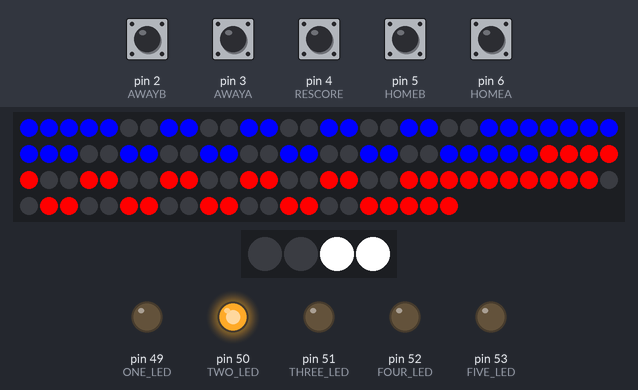
The sketch below on a simulated Arduino Mega 2560, built with avr-gcc and run on an emulated ATmega2560. On the bench: 112 RGB LEDs in strip order, left to right, continuing on the next row, 4 RGB LEDs in strip order, left to right, output pins drawn as LEDs (lit = HIGH). The inputs (shaded band) are chosen by the test bench; at power-on: pin 2 (AWAYB), pin 3 (AWAYA), pin 4 (RESCORE), pin 5 (HOMEB), pin 6 (HOMEA) HIGH. The strip is taken to match the declared colour order.

Above: at 10.6 s.
10.7 s: pin 2 (AWAYB) pulled LOW for 1 s
At 14.5 s:
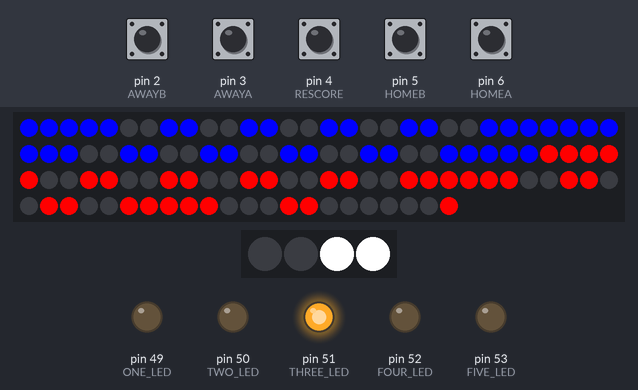
14.7 s: pin 5 (HOMEB) pulled LOW for 1 s
17.2 s: pin 3 (AWAYA) pulled LOW for 0.15 s
At 20.15 s:
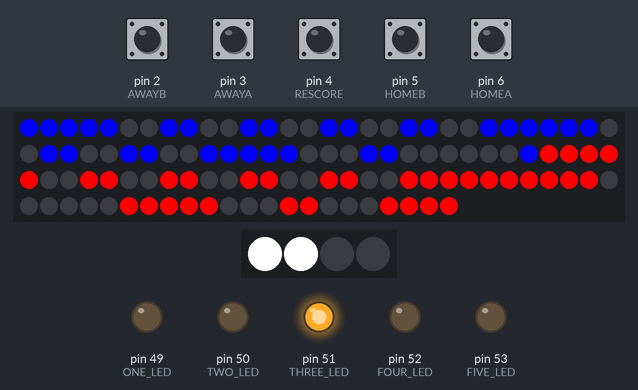
20.3 s: pin 6 (HOMEA) pulled LOW for 0.15 s
At 21.3 s:
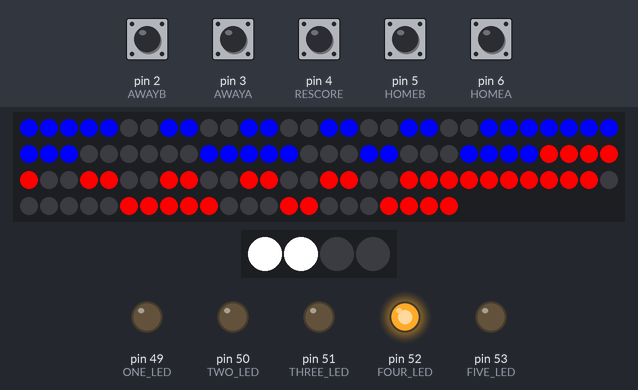
22.5 s: pin 2 (AWAYB) pulled LOW for 0.15 s
24.1 s: pin 3 (AWAYA) pulled LOW for 1 s
At 28.8 s:
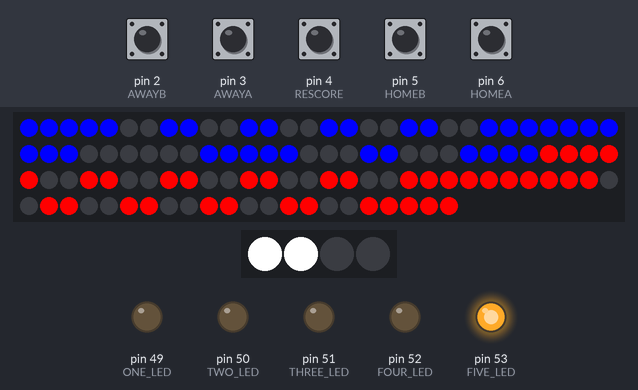
Timing chart, 0 to 29.1 s (numbered marks = the images above; inputs shaded):
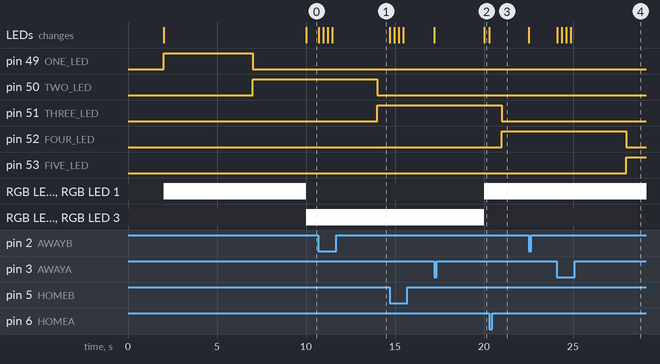

Measured:
- after the input at 10.7 s, the LEDs: first change at once (image 1 shows a later state)
- after the input at 17.2 s, the LEDs: first change at once (image 2 shows a later state)
- after the input at 20.3 s, the LEDs: change at once (image 3)
- after the input at 24.1 s, the LEDs: first change at once (image 4 shows a later state)

The sketch:

Scoreboardbuild2.ino
```cpp
#include <Adafruit_NeoPixel.h>
#include <FastLED.h>

const int HOMEA = 6; //home minus 1
const int HOMEB = 5; //home plus 1
const int AWAYA = 3; //away minus 1
const int AWAYB = 2; //away plus 1
const int RESCORE = 4; //reset score
#define BONUS_PIN  7  //bonus led loop
#define PIXEL_PIN  9 //neopixel data pin
#define NUMPIXELS  112 //number of pixels in score
#define BONPIXELS 4 //number of pizels in bonus

#define ONE_LED 49 // Game 1 Data
#define TWO_LED 50 // Game 2 Data
#define THREE_LED 51 // Game 3 Data
#define FOUR_LED 52 // Game 4 Data
#define FIVE_LED 53 // Game 5 Data

unsigned long previousTime;
unsigned long previousGame;
unsigned long currentGame;
unsigned long currentTime;
unsigned long bonusTime = 10000;
unsigned long gameTime = 7000;

Adafruit_NeoPixel pixels = Adafruit_NeoPixel(NUMPIXELS, PIXEL_PIN, NEO_RGB + NEO_KHZ800);
CRGB bonus[BONPIXELS];

int buttonState;
int previous = HIGH;
int val = 0;

int brightness = 100;
int off = 0;

int timer = 7000;

uint32_t colorlist[] = {pixels.Color(0, 0, 255), pixels.Color(255, 0, 0)};

const int characterOffset = 28;
int score[2] = {0, 0};

int charLayout[10][28] = {
  {1, 1, 1, 1, 1, 0, 0, 1, 1, 0, 0, 1, 1, 0, 0, 1, 1, 0, 0, 1, 1, 0, 0, 1, 1, 1, 1, 1}, //0
  {1, 1, 1, 0, 0, 1, 0, 0, 0, 0, 1, 0, 0, 1, 0, 0, 0, 0, 1, 0, 0, 1, 0, 0, 1, 1, 1, 1}, //1
  {1, 1, 1, 1, 1, 0, 0, 0, 0, 0, 0, 1, 1, 1, 1, 1, 1, 0, 0, 0, 0, 0, 0, 1, 1, 1, 1, 1}, //2
  {1, 1, 1, 1, 1, 0, 0, 0, 0, 0, 0, 1, 1, 1, 1, 1, 0, 0, 0, 1, 1, 0, 0, 0, 1, 1, 1, 1}, //3
  {1, 0, 0, 1, 1, 0, 0, 1, 1, 0, 0, 1, 1, 1, 1, 1, 0, 0, 0, 1, 1, 0, 0, 0, 0, 0, 0, 1}, //4
  {1, 1, 1, 1, 0, 0, 0, 1, 1, 0, 0, 0, 1, 1, 1, 1, 0, 0, 0, 1, 1, 0, 0, 0, 1, 1, 1, 1}, //5
  {1, 1, 1, 1, 0, 0, 0, 1, 1, 0, 0, 0, 1, 1, 1, 1, 1, 0, 0, 1, 1, 0, 0, 1, 1, 1, 1, 1}, //6
  {1, 1, 1, 1, 1, 0, 0, 0, 0, 0, 0, 1, 1, 0, 0, 0, 0, 0, 0, 1, 1, 0, 0, 0, 0, 0, 0, 1}, //7
  {1, 1, 1, 1, 1, 0, 0, 1, 1, 0, 0, 1, 1, 1, 1, 1, 1, 0, 0, 1, 1, 0, 0, 1, 1, 1, 1, 1}, //8
  {1, 1, 1, 1, 1, 0, 0, 1, 1, 0, 0, 1, 1, 1, 1, 1, 0, 0, 0, 1, 1, 0, 0, 0, 1, 1, 1, 1}, //9
};


void setup() {
  delay(2000);
  FastLED.addLeds<WS2811, BONUS_PIN, RGB>(bonus, BONPIXELS);


  pinMode(HOMEA, INPUT);
  pinMode(HOMEB, INPUT);
  pinMode(AWAYA, INPUT);
  pinMode(AWAYB, INPUT);
  pinMode(RESCORE, INPUT);
  pinMode(PIXEL_PIN, OUTPUT);
  digitalWrite(HOMEA, HIGH);
  digitalWrite(HOMEB, HIGH);
  digitalWrite(AWAYA, HIGH);
  digitalWrite(AWAYB, HIGH);
  digitalWrite(RESCORE, HIGH);

  pixels.begin();
  pixels.clear();
  pixels.show();

  for (int thisPin = 49; thisPin < 54; thisPin++) {
    pinMode(thisPin, OUTPUT);
  }

  setNumber(0, 00);
  setNumber(1, 00);
}

void loop() {

//the following listens for each button to be pressed. If a button is pressed, it adds/subtracts 1
//or resets the score.

  { buttonState = digitalRead(HOMEB);


    if (buttonState == LOW && previous == HIGH ) {
      setScore(0, 1);
      delay(250);
      previous == buttonState;
    }
  }

  { buttonState = digitalRead(HOMEA);

    if (buttonState == LOW && previous == HIGH ) {
      setScore(0, -1);
      delay(250);
      previous == buttonState;
    }
  }

  { buttonState = digitalRead(AWAYA);

    if (buttonState == LOW && previous == HIGH) {
      setScore(1, -1);
      delay(250);
      previous == buttonState;
    }
  }
  { buttonState = digitalRead(AWAYB);

    if (buttonState == LOW && previous == HIGH) {
      setScore(1, 1);
      delay(250);
      previous == buttonState;
    }
  }

  { buttonState = digitalRead(RESCORE);
    if (buttonState == LOW && previous == HIGH) {
      setScore(0, -100);
      setScore(1, -100);
      delay(250);
      previous == buttonState;
    }
  }

//the following cycles through the bonus lights one at a time.
  int current = (millis() - previousTime) / 1000;
  if (current < 10) {
    bonus[0] = CRGB(255, 255, 255);
    bonus[1] = CRGB(255, 255, 255);
    bonus[2] = CRGB::Black;
    bonus[3] = CRGB::Black;
    FastLED.show();
  }
  else
  {
    bonus[2] = CRGB(255, 255, 255);
    bonus[3] = CRGB(255, 255, 255);
    bonus[0] = CRGB::Black;
    bonus[1] = CRGB::Black;
    FastLED.show();
  }

  if (current >= 20) {
    previousTime = millis();
  }

//this following portion cycles throught the Game lights one at a time

  int game = (millis() - previousGame) / 1000;

  if (game < 7) {
    digitalWrite(ONE_LED, brightness);
  }
  else {
    digitalWrite(ONE_LED, off);
  }

  if (game >= 7 && game < 14) {
    digitalWrite(TWO_LED, brightness);
  }
  else {
    digitalWrite(TWO_LED, off);
  }

  if (game >= 14 && game < 21) {

    digitalWrite(THREE_LED, brightness);
  }
  else {
    digitalWrite(THREE_LED, off);
  }

  if (game >= 21 && game < 28) {

    digitalWrite(FOUR_LED, brightness);
  }
  else {
    digitalWrite(FOUR_LED, off);
  }

  if (game >= 28 && game < 35) {

    digitalWrite(FIVE_LED, brightness);
  }
  else {
    digitalWrite(FIVE_LED, off);
  }

  if (game >= 35) {
    previousGame = millis();
  }

}


void setNumber(int side, int displayNum) {
  int sideOffset = side * characterOffset * 2;
  int ones = (displayNum % 10);
  int tens = ((displayNum / 10) % 10);
  for (int k = 0; k < 28; k++) {
    toggleLocation(side, k + sideOffset, charLayout[tens][k]);
    toggleLocation(side, k + characterOffset + sideOffset, charLayout[ones][k]);
  }
  pixels.show();
}

void toggleLocation(int side, int loc, int ledState) {
  if (ledState == 0) {

    pixels.setPixelColor(loc, pixels.Color(0, 0, 0));
  } else {
    pixels.setPixelColor(loc, colorlist[side]);
  }
}

void setScore(int team, int val) {
  int teamScore = score[team];
  if (val == 0) {
    teamScore = 0;
  } else {
    teamScore += val;
    if (teamScore < 0) {
      teamScore = 0;

    }
  }
  score[team] = teamScore;
  setNumber(team, teamScore);
}
```
